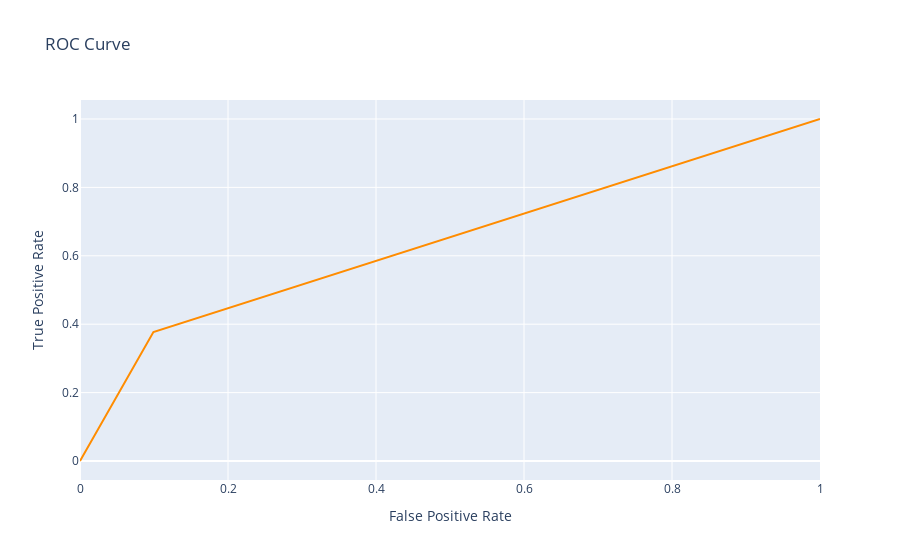

Notebook code cell kept with this figure:
### Code cell
fpr, tpr, thresholds = roc_curve(y_test, pred)

# Plotly ile ROC Curve oluşturma
fig = go.Figure()
fig.add_trace(go.Scatter(x=fpr, y=tpr,
                    mode='lines',
                    line=dict(color='darkorange', width=2)))
fig.update_layout(title='ROC Curve',
                  xaxis_title='False Positive Rate',
                  yaxis_title='True Positive Rate',
                  showlegend=False)
fig.show()

### Figure 1 — Plotly figure (JSON) as saved in the notebook; plotly's stock layout.template omitted (floating-point values rounded to 4 significant figures)
{"data": [{"line": {"color": "darkorange", "width": 2}, "mode": "lines", "type": "scatter", "x": [0, 0.09921, 1], "y": [0, 0.377, 1]}], "layout": {"autosize": true, "showlegend": false, "title": {"text": "ROC Curve"}, "xaxis": {"autorange": true, "range": [0, 1], "title": {"text": "False Positive Rate"}, "type": "linear"}, "yaxis": {"autorange": true, "range": [-0.05556, 1.056], "title": {"text": "True Positive Rate"}, "type": "linear"}}}
